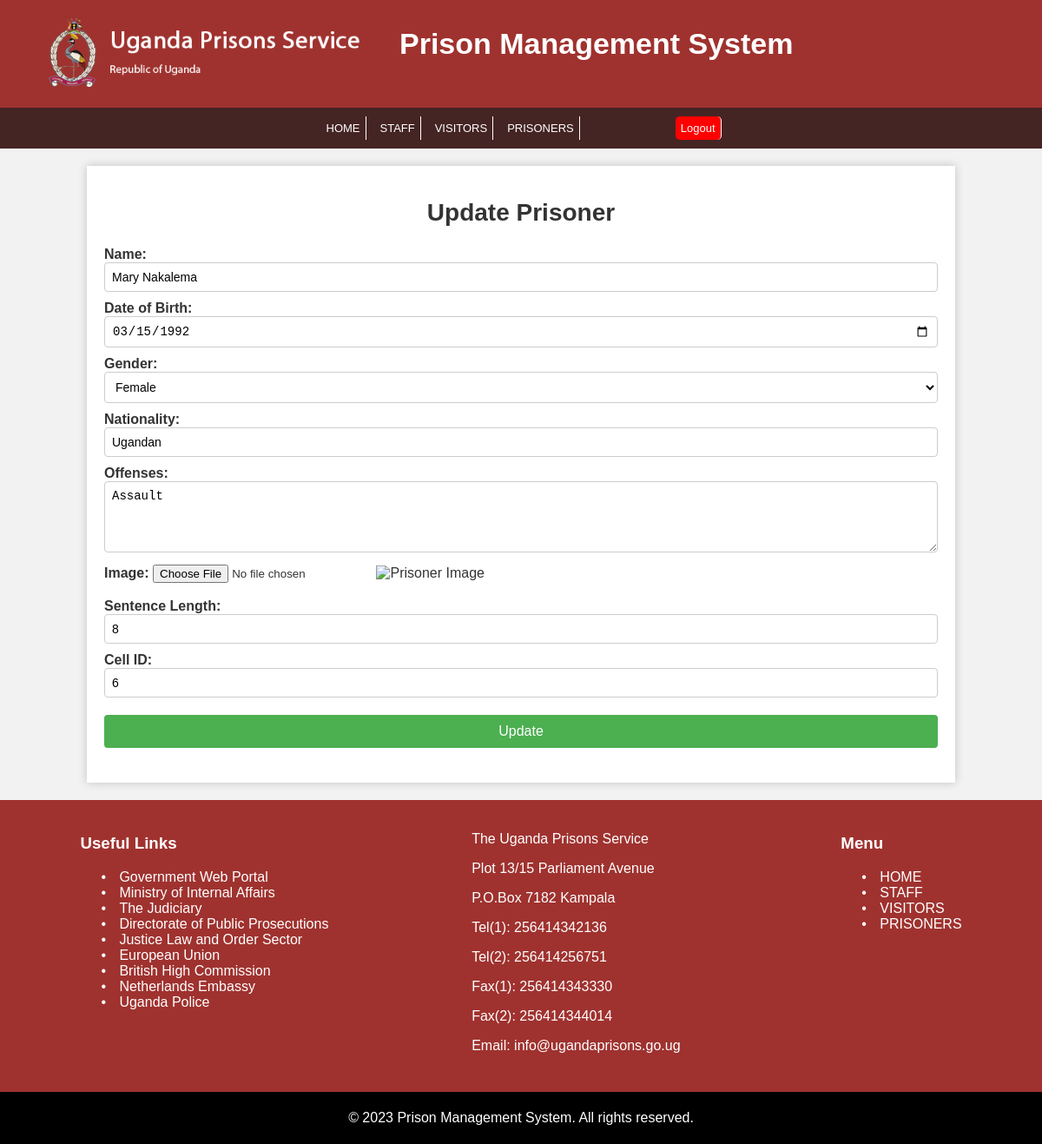
The app's page /edit.php?prisoner_id=19 (signed in) with its own data.
### tables this page shows
CREATE TABLE IF NOT EXISTS `prisoner` (
  `prisoner_id` int(11) NOT NULL AUTO_INCREMENT,
  `name` varchar(45) DEFAULT NULL,
  `date_of_birth` date NOT NULL,
  `gender` varchar(10) NOT NULL,
  `nationality` varchar(45) NOT NULL,
  `offenses` varchar(70) NOT NULL,
  `image_url` blob,
  `sentence_length` int(11) NOT NULL,
  `cell_id` int(11) NOT NULL,
  `incarsaration_date` date DEFAULT NULL,
  PRIMARY KEY (`prisoner_id`),
  KEY `cell_id_idx` (`cell_id`)
);

### edit.php (the view, shortened to what this page needs)
<?php
require "connect.php";
if (isset($_GET['prisoner_id'])) {
    $prisoner_id = $_GET['prisoner_id'];
} else {
    echo "Prisoner ID not provided.";
    exit;
}
$query = "SELECT prisoner.*, IFNULL(prisoner.image_url, '') AS image_url FROM prisoner WHERE prisoner_id = ?";
$stmt = $con->prepare($query);
$stmt->bind_param('i', $prisoner_id);
$stmt->execute();
$result = $stmt->get_result();
$prisonerData = $result->fetch_assoc();
?>
<!DOCTYPE html>
<html>
<head>
    <link rel="stylesheet" href="style.css">
</head>
<body>
<header>
    <div class="logo">
        <img src="prisons.png" alt="Prisons Logo" style="width: 400px;">
    </div>
    <h1>Prison Management System</h1>
</header>
<nav class="menu">
    <div class="menu-bar">
        <ul class="menu-items">
        <li><a href="home.php">HOME</a></li>
                <li><a href="staff.php">STAFF</a></li>
                <li><a href="visitors.php">VISITORS</a></li>
                <li><a href="view_prisoner.php">PRISONERS</a></li>
            <li class="login-signup">
                <?php
                if (isset($_SESSION['username'])) {
                    echo '<div class="logout-buttons">
                            <a href="logout.php" class="logout-button">Logout</a>
                        </div>';
                } else {
                    echo '<div class="login-signup-buttons">
                            <a href="login.php" class="login-button">Login</a>
                            <a href="user.php" class="signup-button">Sign Up</a>
                        </div>';
                }
                ?>
            </li>
        </ul>
    </div>
</nav>
<div class="container">
    <section id="add-prisoner" class="section">
        <br><h1>Update Prisoner</h1>
        <form action="" method="POST" enctype="multipart/form-data">
            <div class="form-group">
                <label for="name">Name:</label>
                <input type="text" name="name" id="name" value="<?php echo $prisonerData['name']; ?>" required>
            </div>
            <div class="form-group">
                <label for="date_of_birth">Date of Birth:</label>
                <input type="date" name="date_of_birth" id="date_of_birth" value="<?php echo $prisonerData['date_of_birth']; ?>" required>
            </div>
            <div class="form-group">
                <label for="gender">Gender:</label>
                <select name="gender" id="gender" required>
                    <option value="Female" <?php if ($prisonerData['gender'] == 'Female') echo 'selected'; ?>>Female</option>
                </select>
            </div>
            <div class="form-group">
                <label for="nationality">Nationality:</label>
                <input type="text" name="nationality" id="nationality" value="<?php echo $prisonerData['nationality']; ?>" required>
            </div>
            <div class="form-group">
                <label for="offenses">Offenses:</label>
                <textarea name="offenses" id="offenses" rows="4" required><?php echo $prisonerData['offenses']; ?></textarea>
            </div>
            <div class="form-group">
    <label for="image">Image:</label>
    <input type="file" name="image" id="image">
    <?php if (!empty($prisonerData['image_url'])): ?>
        <img src="<?php echo $prisonerData['image_url']; ?>" alt="Prisoner Image" style="width: 200px;">
    <?php endif; ?>
</div>
<br>
            <div class="form-group">
                <label for="sentence_length">Sentence Length:</label>
                <input type="text" name="sentence_length" id="sentence_length" value="<?php echo $prisonerData['sentence_length']; ?>" required>
            </div>
            <div class="form-group">
                <label for="cell_id">Cell ID:</label>
                <input type="text" name="cell_id" id="cell_id" value="<?php echo $prisonerData['cell_id']; ?>" required>
            </div>
            <input type="submit" name="update" value="Update">
        </form>
    </section>
</div>
<footer>
    <section id="contact" class="section">
        <div id="links">
            <h3>Useful Links</h3>
            <ul>
                <li><a href="https://www.uganda.go.ug/">Government Web Portal</a></li>
                <li><a href="https://www.mia.go.ug/">Ministry of Internal Affairs</a></li>
                <li><a href="https://www.judiciary.go.ug/">The Judiciary</a></li>
                <li><a href="https://www.dpp.go.ug/">Directorate of Public Prosecutions</a></li>
                <li><a href="https://jlos.go.ug/">Justice Law and Order Sector</a></li>
                <li><a href="https://eeas.europa.eu/delegations/uganda_en">European Union</a></li>
                <li><a href="https://www.gov.uk/world/uganda">British High Commission</a></li>
                <li><a href="https://www.netherlandsandyou.nl/countries/uganda">Netherlands Embassy</a></li>
                <li><a href="https://www.upf.go.ug/">Uganda Police</a></li>
            </ul>
        </div>
        <div id="contact-info">
            <p>The Uganda Prisons Service</p>
            <p>Plot 13/15 Parliament Avenue</p>
            <p>P.O.Box 7182 Kampala</p>
            <p>Tel(1): 256414342136</p>
            <p>Tel(2): 256414256751</p>
            <p>Fax(1): 256414343330</p>
            <p>Fax(2): 256414344014</p>
            <p>Email: info@ugandaprisons.go.ug</p>
        </div>
        <div id="menu">
            <h3>Menu</h3>
            <ul>
            <li><a href="home.php">HOME</a></li>
                <li><a href="staff.php">STAFF</a></li>
                <li><a href="visitors.php">VISITORS</a></li>
                <li><a href="view_prisoner.php">PRISONERS</a></li>
            </ul>
        </div>
    </section>
    <br>
</footer>
<div class="copyright">
    <p>&copy; 2023 Prison Management System. All rights reserved.</p>
</div>
</body>
</html>

### style.css (style rules this page uses)
body { font-family: Arial, sans-serif; background-color: #f2f2f2; color: #333; margin: 0; padding: 0; }
.container { max-width: 960px; margin: 0 auto; padding: 20px; background-color: rgba(255, 255, 255, 0.8); box-shadow: 0 0 10px rgba(0, 0, 0, 0.2); }
h1 { font-size: 28px; font-weight: bold; color: #333; text-align: center; margin-top: 0; }
form { margin-bottom: 20px; }
input[type="text"], input[type="date"], textarea, select { width: 100%; padding: 10px; border: 1px solid #ccc; border-radius: 4px; box-sizing: border-box; margin-bottom: 10px; background-color: #fff; }
textarea { resize: vertical; }
input[type="submit"] { background-color: #ff3366; color: #fff; border: none; padding: 10px 20px; border-radius: 4px; cursor: pointer; }
body { background-size: cover; }

### edit.php (style rules this page uses)
body { font-family: Arial, sans-serif; background-color: #f2f2f2; color: #333; margin: 0; padding: 0; }
header { background-color: #9F322F; display: flex; align-items: center; padding: 20px; color: #FFF; }
header .logo { margin-right: 20px; padding-left: 20px; }
header h1 { font-weight: bold; margin: 10; font-size: 34px; color: #FFF; }
.menu { flex: 1; background-color: #452424; }
.menu-items { display: flex; justify-content: center; align-items: center; list-style-type: none; padding: 0; margin: 0; font-size: 13px; }
.menu-items li { margin-bottom: 10px; margin-top: 10px; margin-left: 10px; }
.menu-items li a { display: block; padding: 6px; text-decoration: none; color: #fff; border-right: 1px solid #fff; }
.container { max-width: 960px; margin: 20px auto; padding: 20px; background-color: #FFF; box-shadow: 0 0 10px rgba(0, 0, 0, 0.2); }
.container form { display: flex; flex-direction: column; justify-content: center; height: 100%; }
.container label { font-weight: bold; margin-bottom: 5px; }
.container input[type="text"], .container input[type="number"], .container input[type="date"], .container textarea, .container select { padding: 8px; margin-bottom: 10px; border: 1px solid #ccc; border-radius: 4px; font-size: 14px; width: 100%; }
.container input[type="submit"] { padding: 10px 20px; background-color: #4CAF50; color: white; border: none; border-radius: 4px; font-size: 16px; cursor: pointer; width: auto; margin-top: 10px; }
.container textarea { resize: vertical; }
.container section { height: 100%; }
footer { margin-top: 10px; padding: 5px; background-color: #9F322F; color: #fff; text-align: left; }
#contact { display: flex; justify-content: space-around; margin-top: 10px; padding: 5px; color: white; }
#links { list-style-type: none; padding: 0; }
#links li { display: flex; align-items: center; }
#links li:before { content: "\2022"; color: white; display: inline-block; width: 1em; margin-left: -1em; }
#links a { text-decoration: none; color: white; margin-left: 5px; }
#links h3 { text-align: center; }
.copyright { background-color: black; padding: 5px; color: white; text-align: center; }
#links, #menu { list-style-type: none; padding: 0; }
#links li, #menu li { display: flex; align-items: center; }
#links li:before, #menu li:before { content: "\2022"; color: white; display: inline-block; width: 1em; margin-left: -1em; }
#links a, #menu a { text-decoration: none; color: white; margin-left: 5px; }
#links h3, #menu h3 { text-align: left; }
#contact-info { text-align: left; }
#menu { margin-left: 20px; }
.menu-items, .logout-buttons, .login-signup-buttons { display: flex; align-items: center; }
.logout-button, .login-button, .signup-button { padding: 10px 20px; border-radius: 5px; margin-right: 10px; }
.logout-button { background-color: red; margin-left: 100px; }

### records on screen
prisoner: name "Mary Nakalema", date_of_birth "03/15/1992", gender "Female", nationality "Ugandan", offenses "Assault", sentence_length "8", cell_id "6"
